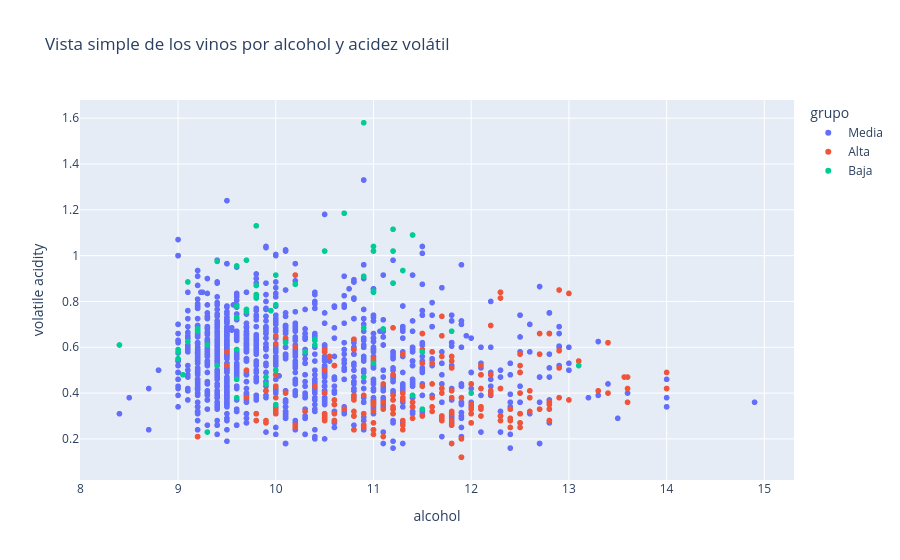

Notebook code cell kept with this figure:
### Markdown cell above
## 17. Scatter para entender mejor los datos

No usa todas las variables, pero ayuda a visualizar el problema.

### Code cell
df_plot = df.copy()
df_plot["grupo"] = df_plot["label"].map({0: "Baja", 1: "Media", 2: "Alta"})

fig = px.scatter(
    df_plot,
    x="alcohol",
    y="volatile acidity",
    color="grupo",
    title="Vista simple de los vinos por alcohol y acidez volátil",
    hover_data=["quality"]
)
fig.show()

### Figure 1 — Plotly figure (JSON) as saved in the notebook; plotly's stock layout.template omitted (floating-point values rounded to 4 significant figures; data arrays with more than 128 entries replaced by an {"elided": "..."} marker saying what was removed)
{"data": [{"customdata": {"elided": "1319x1 int values"}, "hovertemplate": "grupo=Media<br>alcohol=%{x}<br>volatile acidity=%{y}<br>quality=%{customdata[0]}<extra></extra>", "legendgroup": "Media", "marker": {"color": "#636efa", "symbol": "circle"}, "mode": "markers", "name": "Media", "showlegend": true, "type": "scattergl", "x": {"elided": "1319 float values"}, "xaxis": "x", "y": {"elided": "1319 float values"}, "yaxis": "y"}, {"customdata": {"elided": "217x1 int values"}, "hovertemplate": "grupo=Alta<br>alcohol=%{x}<br>volatile acidity=%{y}<br>quality=%{customdata[0]}<extra></extra>", "legendgroup": "Alta", "marker": {"color": "#EF553B", "symbol": "circle"}, "mode": "markers", "name": "Alta", "showlegend": true, "type": "scattergl", "x": {"elided": "217 float values"}, "xaxis": "x", "y": {"elided": "217 float values"}, "yaxis": "y"}, {"customdata": [[4], [4], [4], [4], [4], [4], [4], [4], [4], [4], [4], [4], [4], [4], [4], [4], [3], [3], [4], [4], [4], [4], [4], [4], [3], [4], [4], [4], [4], [4], [3], [4], [4], [4], [3], [4], [4], [4], [4], [4], [4], [4], [4], [4], [4], [4], [4], [4], [3], [4], [4], [4], [3], [4], [4], [4], [3], [3], [4], [4], [4], [3], [4]], "hovertemplate": "grupo=Baja<br>alcohol=%{x}<br>volatile acidity=%{y}<br>quality=%{customdata[0]}<extra></extra>", "legendgroup": "Baja", "marker": {"color": "#00cc96", "symbol": "circle"}, "mode": "markers", "name": "Baja", "showlegend": true, "type": "scattergl", "x": [9.0, 9.8, 9.3, 13.1, 9.2, 9.1, 10.5, 9.4, 9.2, 9.0, 9.1, 11.4, 10.4, 9.4, 9.8, 9.6, 9.0, 8.4, 9.6, 10.0, 10.0, 11.3, 11.0, 11.0, 10.7, 9.6, 9.7, 11.2, 11.4, 10.9, 9.9, 9.9, 10.0, 10.9, 11.0, 9.2, 10.4, 11.5, 11.2, 9.6, 9.3, 11.5, 9.6, 11.8, 11.2, 9.6, 12.0, 9.7, 10.9, 11.1, 9.8, 10.4, 9.8, 11.0, 10.0, 11.0, 9.7, 10.2, 10.1, 10.3, 10.9, 9.95, 9.05], "xaxis": "x", "y": [0.59, 1.13, 0.61, 0.52, 0.675, 0.625, 1.02, 0.52, 0.68, 0.55, 0.885, 1.09, 0.635, 0.975, 0.87, 0.46, 0.58, 0.61, 0.59, 0.5, 0.915, 0.935, 0.845, 0.84, 1.185, 0.38, 0.765, 1.115, 0.39, 0.685, 0.44, 0.47, 0.35, 0.47, 1.02, 0.67, 0.63, 0.58, 0.88, 0.955, 0.23, 0.33, 0.73, 0.67, 1.02, 0.78, 0.4, 0.755, 1.58, 0.68, 0.83, 0.61, 0.815, 0.53, 0.785, 1.04, 0.98, 0.875, 0.62, 0.58, 0.91, 0.76, 0.48], "yaxis": "y"}], "layout": {"legend": {"title": {"text": "grupo"}, "tracegroupgap": 0}, "title": {"text": "Vista simple de los vinos por alcohol y acidez volátil"}, "xaxis": {"anchor": "y", "domain": [0, 1], "title": {"text": "alcohol"}}, "yaxis": {"anchor": "x", "domain": [0, 1], "title": {"text": "volatile acidity"}}}}
